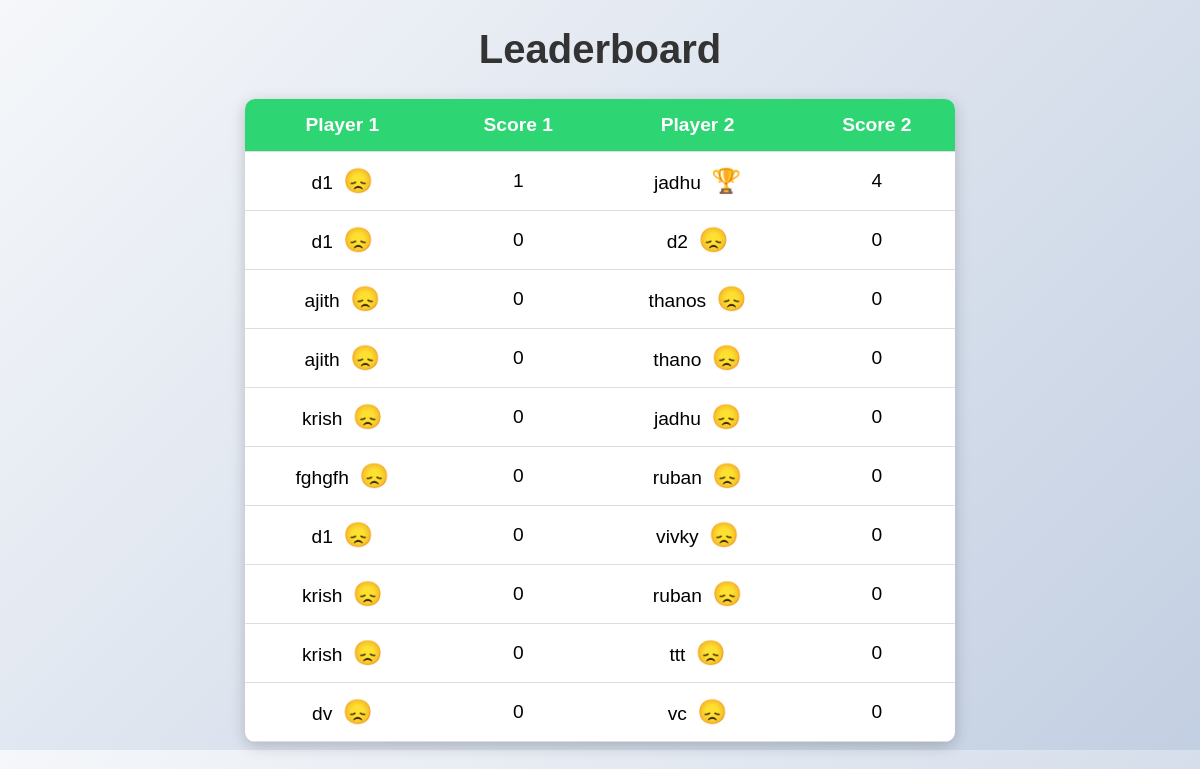
The app's page /leaderboard with its own data.
### tables this page shows
CREATE TABLE scores (
                    id INTEGER PRIMARY KEY AUTOINCREMENT,
                    player1 TEXT NOT NULL,
                    player2 TEXT NOT NULL,
                    player1_score INTEGER DEFAULT 0,
                    player2_score INTEGER DEFAULT 0
                 );

### server.py (the view)
@app.route("/leaderboard")
def leaderboard():
    db = get_db()
    cur = db.execute("""
        SELECT player1, player1_score, player2, player2_score
        FROM scores
        ORDER BY (player1_score + player2_score) DESC
        LIMIT 10
    """)
    scores = cur.fetchall()
    return render_template("leaderboard.html", scores=scores)

### server.py (called while the page is built)
def get_db():
    if "db" not in g:
        g.db = sqlite3.connect(DATABASE)
        g.db.row_factory = sqlite3.Row  # Allows accessing columns by name
    return g.db

### templates/leaderboard.html (shortened to what this page needs)
<!DOCTYPE html>
<html lang="en">
<head>
</head>
<body>
    <h1>Leaderboard</h1>
    <table>
        <tr>
            <th>Player 1</th>
            <th>Score 1</th>
            <th>Player 2</th>
            <th>Score 2</th>
        </tr>
        {% for row in scores %}
        {% set winner1 = row[1] > row[3] %}
        {% set winner2 = row[3] > row[1] %}
        <tr class="{{ 'winner' if winner1 else 'loser' }}">
            <td>{{ row[0] }} {% if winner1 %}<span class="icon">🏆</span>{% else %}<span class="icon">😞</span>{% endif %}</td>
            <td>{{ row[1] }}</td>
            <td>{{ row[2] }} {% if winner2 %}<span class="icon">🏆</span>{% else %}<span class="icon">😞</span>{% endif %}</td>
            <td>{{ row[3] }}</td>
        </tr>
        {% endfor %}
    </table>
</body>
</html>

### templates/leaderboard.html (style rules this page uses)
body { font-family: Arial, sans-serif; text-align: center; background: linear-gradient(135deg, #f5f7fa, #c3cfe2); }
h1 { font-size: 2.5rem; color: #333; }
table { width: 60%; margin: auto; border-collapse: collapse; background: white; box-shadow: 0 4px 15px rgba(0, 0, 0, 0.2); border-radius: 10px; overflow: hidden; }
th, td { padding: 15px; border-bottom: 1px solid #ddd; text-align: center; font-size: 1.2rem; }
th { background: #2ed573; color: white; }
.icon { font-size: 1.5rem; margin-left: 5px; }

### records on screen
scores: player1 "d1", player1_score "1", player2 "jadhu", player2_score "4"
scores: player1 "d1", player1_score "0", player2 "d2", player2_score "0"
scores: player1 "ajith", player1_score "0", player2 "thanos", player2_score "0"
scores: player1 "ajith", player1_score "0", player2 "thano", player2_score "0"
scores: player1 "krish", player1_score "0", player2 "jadhu", player2_score "0"
scores: player1 "fghgfh", player1_score "0", player2 "ruban", player2_score "0"
scores: player1 "d1", player1_score "0", player2 "vivky", player2_score "0"
scores: player1 "krish", player1_score "0", player2 "ruban", player2_score "0"
scores: player1 "krish", player1_score "0", player2 "ttt", player2_score "0"
scores: player1 "dv", player1_score "0", player2 "vc", player2_score "0"
